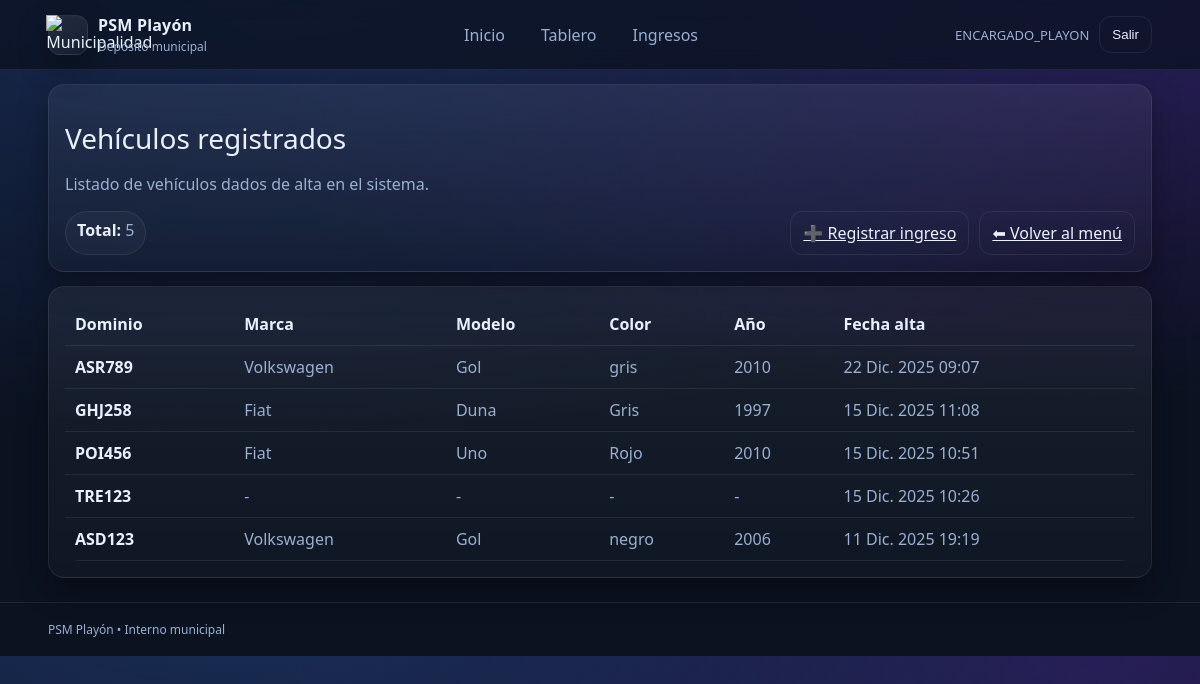
Before: /vehiculos/lista/ (signed in) with the older database file.
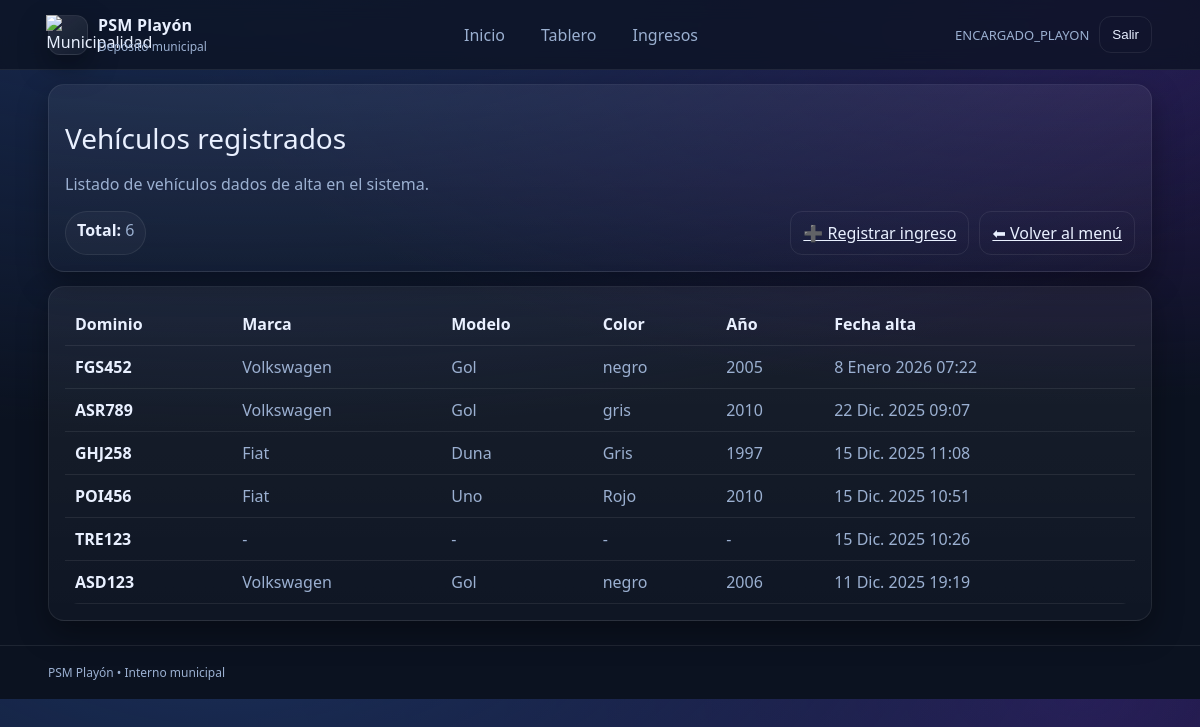
After: the same page with the newer database file.
### vehiculos/models.py (models this page shows, shortened)
class Vehiculo(models.Model):
    dominio = models.CharField("Dominio (Patente)", max_length=10, unique=True)
    marca = models.CharField(max_length=50, blank=True)
    modelo = models.CharField(max_length=50, blank=True)
    color = models.CharField(max_length=30, blank=True)
    nro_chasis = models.CharField("N° de chasis", max_length=50, blank=True)
    nro_motor = models.CharField("N° de motor", max_length=50, blank=True)
    anio = models.PositiveIntegerField("Año", null=True, blank=True)
    fecha_alta = models.DateTimeField("Fecha de alta en sistema", auto_now_add=True)

### vehiculos/views.py (the view)
# urls.py: path("lista/", views.lista_vehiculos, name="lista_vehiculos"),
@login_required
def lista_vehiculos(request):
    grupos = set(request.user.groups.values_list("name", flat=True))
    if "ENCARGADO_PLAYON" not in grupos and "ADMIN_SISTEMA" not in grupos:
        return render(request, "vehiculos/no_permiso.html")
    vehiculos = Vehiculo.objects.all().order_by("-fecha_alta")
    return render(request, "vehiculos/lista.html", {"vehiculos": vehiculos})

### templates/vehiculos/lista.html (shortened to what this page needs)
{% extends "base.html" %}
{% block content %}
  <div class="card">
    <div class="h1">Vehículos registrados</div>
    <p class="muted">
      Listado de vehículos dados de alta en el sistema.
    </p>
    <div class="pills">
      <span class="pill"><b>Total:</b> {{ vehiculos|length }}</span>
      <span style="flex:1"></span>
      <a class="btn btn--ghost" href="{% url 'nuevo_ingreso_playon' %}">
        ➕ Registrar ingreso
      </a>
      <a class="btn btn--ghost" href="{% url 'home' %}">
        ⬅ Volver al menú
      </a>
    </div>
  </div>
  <div class="card">
    {% if vehiculos %}
      <div style="overflow:auto;">
        <table class="table">
          <thead>
            <tr>
              <th>Dominio</th>
              <th>Marca</th>
              <th>Modelo</th>
              <th>Color</th>
              <th>Año</th>
              <th>Fecha alta</th>
            </tr>
          </thead>
          <tbody>
            {% for v in vehiculos %}
              <tr>
                <td style="color: var(--text); font-weight: 800;">
                  {{ v.dominio }}
                </td>
                <td>{{ v.marca|default:"-" }}</td>
                <td>{{ v.modelo|default:"-" }}</td>
                <td>{{ v.color|default:"-" }}</td>
                <td>{{ v.anio|default:"-" }}</td>
                <td>{{ v.fecha_alta }}</td>
              </tr>
            {% endfor %}
          </tbody>
        </table>
      </div>
    {% else %}
      <p class="muted">No hay vehículos registrados.</p>
    {% endif %}
  </div>
{% endblock %}

Changed rows visible on the page:
added Vehiculo: dominio "FGS452", marca "Volkswagen", modelo "Gol", color "negro", anio "2005", fecha_alta "8 Enero 2026 07:22"
Other visible differences:
{{ vehiculos|length }}: "5" → "6"
